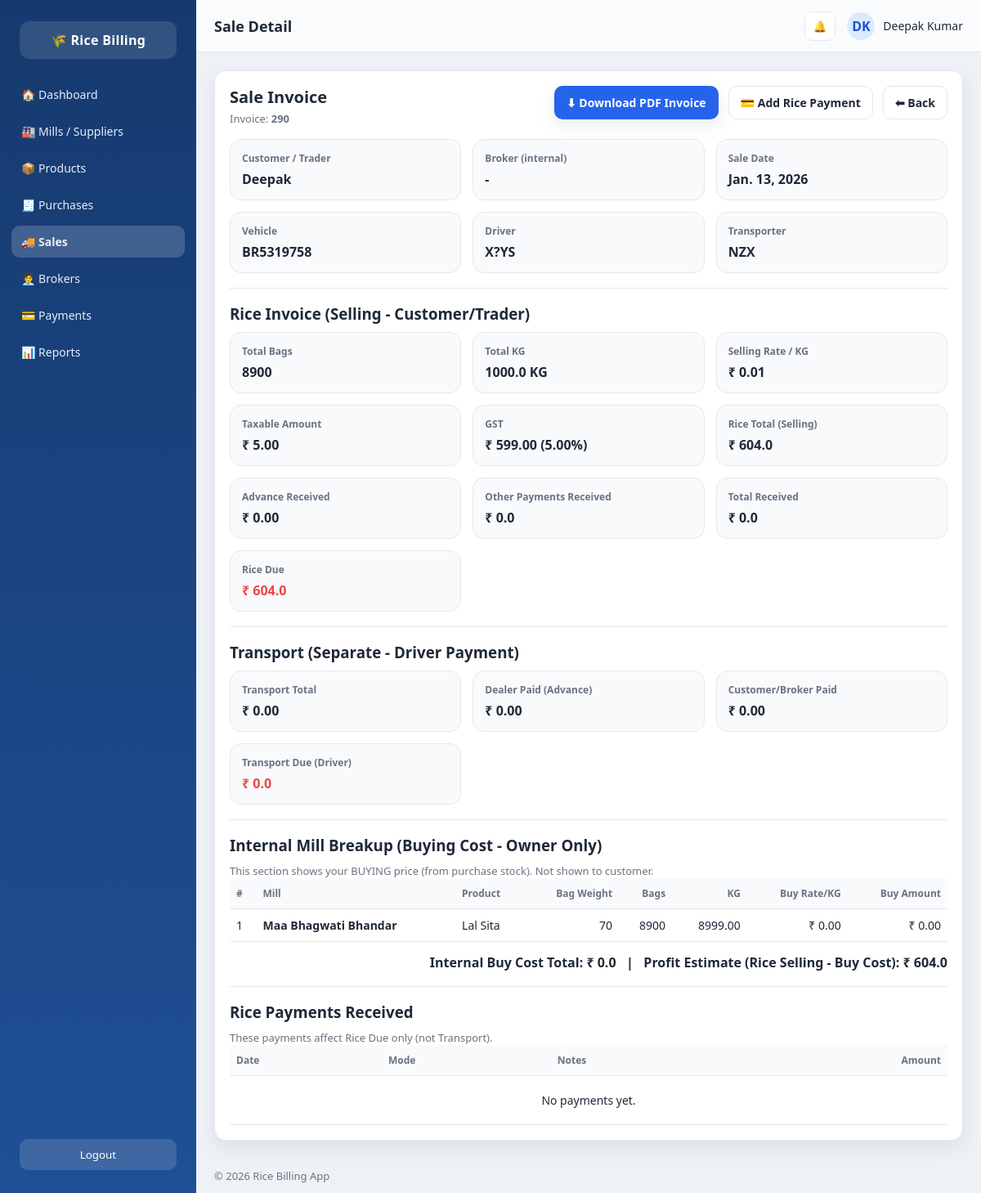
The app's page /sales/1/ with its own data.
### core/models.py (models this page shows, shortened)
class Sale(models.Model):
    invoice_no = models.CharField(max_length=30, unique=True, blank=True)
    customer_name = models.CharField(max_length=100)
    customer_gst = models.CharField(max_length=15, blank=True, null=True)
    broker = models.ForeignKey("Broker", on_delete=models.SET_NULL, null=True, blank=True)
    sale_date = models.DateField()
    vehicle_number = models.CharField(max_length=20)
    driver_name = models.CharField(max_length=100)
    transporter_name = models.CharField(max_length=100)
    transport_rate_per_ton = models.DecimalField(max_digits=12, decimal_places=2, default=0)
    transport_charge = models.DecimalField(max_digits=12, decimal_places=2, default=0)
    transport_paid_by_dealer = models.DecimalField(max_digits=12, decimal_places=2, default=0)
    transport_paid_by_customer = models.DecimalField(max_digits=12, decimal_places=2, default=0)
    total_quantity_kg = models.DecimalField(max_digits=10, decimal_places=2)
    taxable_amount = models.DecimalField(max_digits=12, decimal_places=2)
    gst_percent = models.DecimalField(max_digits=5, decimal_places=2)
    gst_amount = models.DecimalField(max_digits=12, decimal_places=2)
    total_amount = models.DecimalField(max_digits=12, decimal_places=2)  # ✅ rice_total only
    advance_received = models.DecimalField(max_digits=12, decimal_places=2, default=0)
    balance_amount = models.DecimalField(max_digits=12, decimal_places=2)  # ✅ rice due only
    created_at = models.DateTimeField(auto_now_add=True)

class SaleItem(models.Model):
    sale = models.ForeignKey(Sale, on_delete=models.CASCADE, related_name="items")
    product = models.ForeignKey(Product, on_delete=models.CASCADE)
    mill = models.ForeignKey(Mill, on_delete=models.CASCADE)
    bag_weight = models.IntegerField()
    bag_count = models.IntegerField()
    rate_per_kg = models.DecimalField(max_digits=10, decimal_places=2, default=0)
    total_weight = models.DecimalField(max_digits=10, decimal_places=2, default=0)
    amount = models.DecimalField(max_digits=12, decimal_places=2, default=0)

class Mill(models.Model):
    mill_name = models.CharField(max_length=150)
    owner_name = models.CharField(max_length=100, blank=True)
    mobile = models.CharField(max_length=15)
    address = models.TextField(blank=True)
    gst_number = models.CharField(max_length=20, blank=True)
    opening_balance = models.DecimalField(max_digits=12, decimal_places=2, default=0)
    created_at = models.DateTimeField(auto_now_add=True)

class Product(models.Model):
    rice_name = models.CharField(max_length=100)
    hsn_code = models.CharField(max_length=20)
    gst_percent = models.IntegerField()
    is_active = models.BooleanField(default=True)

### core/views.py (the view)
# urls.py: path("sales/<int:sale_id>/", views.sale_detail, name="sale_detail"),
def sale_detail(request, sale_id):
    sale = get_object_or_404(Sale, id=sale_id)
    items = SaleItem.objects.filter(sale=sale).select_related("mill", "product")
    payments = Payment.objects.filter(
        related_type="sale",
        sale=sale
    ).order_by("-payment_date", "-id")
    rice_total = float(sale.taxable_amount) + float(sale.gst_amount)
    total_kg = float(sale.total_quantity_kg or 0)
    selling_rate_per_kg = 0
    if total_kg > 0:
        selling_rate_per_kg = float(sale.taxable_amount) / total_kg
    total_bags = items.aggregate(s=Sum("bag_count"))["s"] or 0
    paid_extra = payments.aggregate(s=Sum("amount"))["s"] or 0
    rice_received_total = float(sale.advance_received) + float(paid_extra)
    rice_due = rice_total - rice_received_total
    if rice_due < 0:
        rice_due = 0
    transport_due = float(sale.transport_charge) - (
        float(sale.transport_paid_by_dealer) + float(sale.transport_paid_by_customer)
    )
    if transport_due < 0:
        transport_due = 0
    buy_cost_total = items.aggregate(s=Sum("amount"))["s"] or 0
    profit_estimate = rice_total - float(buy_cost_total)
    return render(request, "core/sale_detail.html", {
        "sale": sale,
        "items": items,
        "total_bags": total_bags,
        "total_kg": round(total_kg, 2),
        "selling_rate_per_kg": round(selling_rate_per_kg, 2),
        "rice_total": round(rice_total, 2),
        "paid_extra": round(float(paid_extra), 2),
        "rice_received_total": round(rice_received_total, 2),
        "rice_due": round(rice_due, 2),
        "transport_due": round(transport_due, 2),
        "buy_cost_total": round(float(buy_cost_total), 2),
        "profit_estimate": round(float(profit_estimate), 2),
        "payments": payments,
    })

### core/templates/core/sale_detail.html
{% extends 'core/base.html' %}
{% block page_title %}Sale Detail{% endblock %}
{% block content %}
<div class="panel">
  <div class="list-header">
    <div>
      <h2 class="list-title">Sale Invoice</h2>
      <p class="muted">Invoice: <b>{{ sale.invoice_no }}</b></p>
    </div>
    <div class="list-actions">
    <a href="{% url 'sale_invoice_pdf' sale.id %}" class="btn btn-primary">⬇ Download PDF Invoice</a>
    <a href="{% url 'add_sale_payment' sale.id %}" class="btn btn-outline">💳 Add Rice Payment</a>
    <a href="{% url 'sale_list' %}" class="btn btn-outline">⬅ Back</a>
  </div>
  </div>
  <div class="info-grid">
    <div class="info-card">
      <div class="info-label">Customer / Trader</div>
      <div class="info-value">{{ sale.customer_name }}</div>
    </div>
    <div class="info-card">
      <div class="info-label">Broker (internal)</div>
      <div class="info-value">
        {% if sale.broker %}{{ sale.broker.broker_name }}{% else %}-{% endif %}
      </div>
    </div>
    <div class="info-card">
      <div class="info-label">Sale Date</div>
      <div class="info-value">{{ sale.sale_date }}</div>
    </div>
    <div class="info-card">
      <div class="info-label">Vehicle</div>
      <div class="info-value">{{ sale.vehicle_number }}</div>
    </div>
    <div class="info-card">
      <div class="info-label">Driver</div>
      <div class="info-value">{{ sale.driver_name }}</div>
    </div>
    <div class="info-card">
      <div class="info-label">Transporter</div>
      <div class="info-value">{{ sale.transporter_name }}</div>
    </div>
  </div>
  <hr class="divider">
  <h3 class="panel-title">Rice Invoice (Selling - Customer/Trader)</h3>
  <div class="info-grid">
    <div class="info-card">
      <div class="info-label">Total Bags</div>
      <div class="info-value"><b>{{ total_bags }}</b></div>
    </div>
    <div class="info-card">
      <div class="info-label">Total KG</div>
      <div class="info-value"><b>{{ total_kg }}</b> KG</div>
    </div>
    <div class="info-card">
      <div class="info-label">Selling Rate / KG</div>
      <div class="info-value"><b>₹ {{ selling_rate_per_kg }}</b></div>
    </div>
    <div class="info-card">
      <div class="info-label">Taxable Amount</div>
      <div class="info-value">₹ {{ sale.taxable_amount }}</div>
    </div>
    <div class="info-card">
      <div class="info-label">GST</div>
      <div class="info-value">₹ {{ sale.gst_amount }} ({{ sale.gst_percent }}%)</div>
    </div>
    <div class="info-card">
      <div class="info-label">Rice Total (Selling)</div>
      <div class="info-value"><b>₹ {{ rice_total }}</b></div>
    </div>
    <div class="info-card">
      <div class="info-label">Advance Received</div>
      <div class="info-value">₹ {{ sale.advance_received }}</div>
    </div>
    <div class="info-card">
      <div class="info-label">Other Payments Received</div>
      <div class="info-value">₹ {{ paid_extra }}</div>
    </div>
    <div class="info-card">
      <div class="info-label">Total Received</div>
      <div class="info-value"><b>₹ {{ rice_received_total }}</b></div>
    </div>
    <div class="info-card">
      <div class="info-label">Rice Due</div>
      <div class="info-value"><b style="color:#ef4444;">₹ {{ rice_due }}</b></div>
    </div>
  </div>
  <hr class="divider">
  <h3 class="panel-title">Transport (Separate - Driver Payment)</h3>
  <div class="info-grid">
    <div class="info-card">
      <div class="info-label">Transport Total</div>
      <div class="info-value">₹ {{ sale.transport_charge }}</div>
    </div>
    <div class="info-card">
      <div class="info-label">Dealer Paid (Advance)</div>
      <div class="info-value">₹ {{ sale.transport_paid_by_dealer }}</div>
    </div>
    <div class="info-card">
      <div class="info-label">Customer/Broker Paid</div>
      <div class="info-value">₹ {{ sale.transport_paid_by_customer }}</div>
    </div>
    <div class="info-card">
      <div class="info-label">Transport Due (Driver)</div>
      <div class="info-value"><b style="color:#ef4444;">₹ {{ transport_due }}</b></div>
    </div>
  </div>
  <hr class="divider">
  <h3 class="panel-title">Internal Mill Breakup (Buying Cost - Owner Only)</h3>
  <p class="muted">This section shows your BUYING price (from purchase stock). Not shown to customer.</p>
  <div class="table-wrap">
    <table class="table">
      <thead>
        <tr>
          <th>#</th>
          <th>Mill</th>
          <th>Product</th>
          <th class="right">Bag Weight</th>
          <th class="right">Bags</th>
          <th class="right">KG</th>
          <th class="right">Buy Rate/KG</th>
          <th class="right">Buy Amount</th>
        </tr>
      </thead>
      <tbody>
        {% for it in items %}
        <tr>
          <td>{{ forloop.counter }}</td>
          <td><b>{{ it.mill.mill_name }}</b></td>
          <td>{{ it.product.rice_name }}</td>
          <td class="right">{{ it.bag_weight }}</td>
          <td class="right">{{ it.bag_count }}</td>
          <td class="right">{{ it.total_weight }}</td>
          <td class="right">₹ {{ it.rate_per_kg }}</td>
          <td class="right">₹ {{ it.amount }}</td>
        </tr>
        {% empty %}
        <tr>
          <td colspan="8" style="text-align:center; padding:20px;">No internal breakup items found.</td>
        </tr>
        {% endfor %}
      </tbody>
    </table>
  </div>
  <div class="total-box" style="margin-top:14px;">
    Internal Buy Cost Total: <b>₹ {{ buy_cost_total }}</b>
    &nbsp; | &nbsp;
    Profit Estimate (Rice Selling - Buy Cost): <b>₹ {{ profit_estimate }}</b>
  </div>
  <hr class="divider">
  <h3 class="panel-title">Rice Payments Received</h3>
  <p class="muted">These payments affect Rice Due only (not Transport).</p>
  <div class="table-wrap">
    <table class="table">
      <thead>
        <tr>
          <th>Date</th>
          <th>Mode</th>
          <th>Notes</th>
          <th class="right">Amount</th>
        </tr>
      </thead>
      <tbody>
        {% for p in payments %}
        <tr>
          <td>{{ p.payment_date }}</td>
          <td>{{ p.payment_mode }}</td>
          <td>{{ p.notes|default:"-" }}</td>
          <td class="right">₹ {{ p.amount }}</td>
        </tr>
        {% empty %}
        <tr>
          <td colspan="4" style="text-align:center; padding:20px;">No payments yet.</td>
        </tr>
        {% endfor %}
      </tbody>
    </table>
  </div>
</div>
{% endblock %}

### core/templates/core/base.html (shortened to what this page needs)
{% load static %}
<!DOCTYPE html>
<html lang="en">
<head>
    <link rel="stylesheet" href="{% static 'core/style.css' %}">
</head>
<body class="app">
  <aside class="sidebar" >
    <div class="brand">
      <div class="brand-logo">🌾 Rice Billing</div>
    </div>
    <nav class="menu">
      <a class="menu-item {% if request.resolver_match.url_name == 'dashboard' %}active{% endif %}"
         href="{% url 'dashboard' %}">🏠 Dashboard</a>
      <a class="menu-item "
         href="{% url 'mill_list' %}">
        🏭 Mills / Suppliers
      </a>
      <a class="menu-item {% if request.resolver_match.url_name == 'product_list' or request.resolver_match.url_name == 'add_product' %}active{% endif %}"
         href="{% url 'product_list' %}">
        📦 Products
      </a>
      <a class="menu-item {% if request.resolver_match.url_name == 'add_purchase' %}active{% endif %}"
         href="{% url 'add_purchase' %}">🧾 Purchases</a>
      <a class="menu-item {% if request.resolver_match.url_name == 'sale_list' or request.resolver_match.url_name == 'add_sale' or request.resolver_match.url_name == 'sale_detail' %}active{% endif %}"
         href="{% url 'sale_list' %}">🚚 Sales</a>
      <a class="menu-item {% if request.resolver_match.url_name == 'broker_list' or request.resolver_match.url_name == 'add_broker' or request.resolver_match.url_name == 'broker_report_detail' %}active{% endif %}"
        href="{% url 'broker_list' %}">🧑‍💼 Brokers</a>
      <a class="menu-item" href="#">💳 Payments</a>
      <a class="menu-item" href="#">📊 Reports</a>
    </nav>
    <div class="sidebar-footer">
      <button class="logout-btn" type="button">Logout</button>
    </div>
  </aside>
  <div class="main">
    <header class="topbar">
      <div class="topbar-left">
        <h1 class="topbar-title">{% block page_title %}{% endblock %}</h1>
      </div>
      <div class="topbar-right">
        <button class="icon-btn" type="button" title="Notifications">🔔</button>
        <div class="user">
          <div class="user-avatar">DK</div>
          <div class="user-name">Deepak Kumar</div>
        </div>
      </div>
    </header>
    <main class="content">
      {% block content %}{% endblock %}
    </main>
    <footer class="footer">
      © 2026 Rice Billing App
    </footer>
  </div>
</body>
</html>

### records on screen
Sale: invoice_no "290", customer_name "Deepak", sale_date "Jan. 13, 2026", vehicle_number "BR5319758", driver_name "X?YS", transporter_name "NZX", taxable_amount "5.00", gst_amount "599.00", gst_percent "5.00", advance_received "0.00", transport_charge "0.00", transport_paid_by_dealer "0.00", transport_paid_by_customer "0.00"
SaleItem: mill.mill_name "Maa Bhagwati Bhandar", product.rice_name "Lal Sita", bag_weight "70", bag_count "8900", total_weight "8999.00", rate_per_kg "0.00", amount "0.00"

### other values on screen
{{ total_bags }} "8900"
{{ total_kg }} "1000.0"
{{ selling_rate_per_kg }} "0.01"
{{ rice_total }} "604.0"
{{ paid_extra }} "0.0"
{{ rice_received_total }} "0.0"
{{ rice_due }} "604.0"
{{ transport_due }} "0.0"
{{ buy_cost_total }} "0.0"
{{ profit_estimate }} "604.0"
